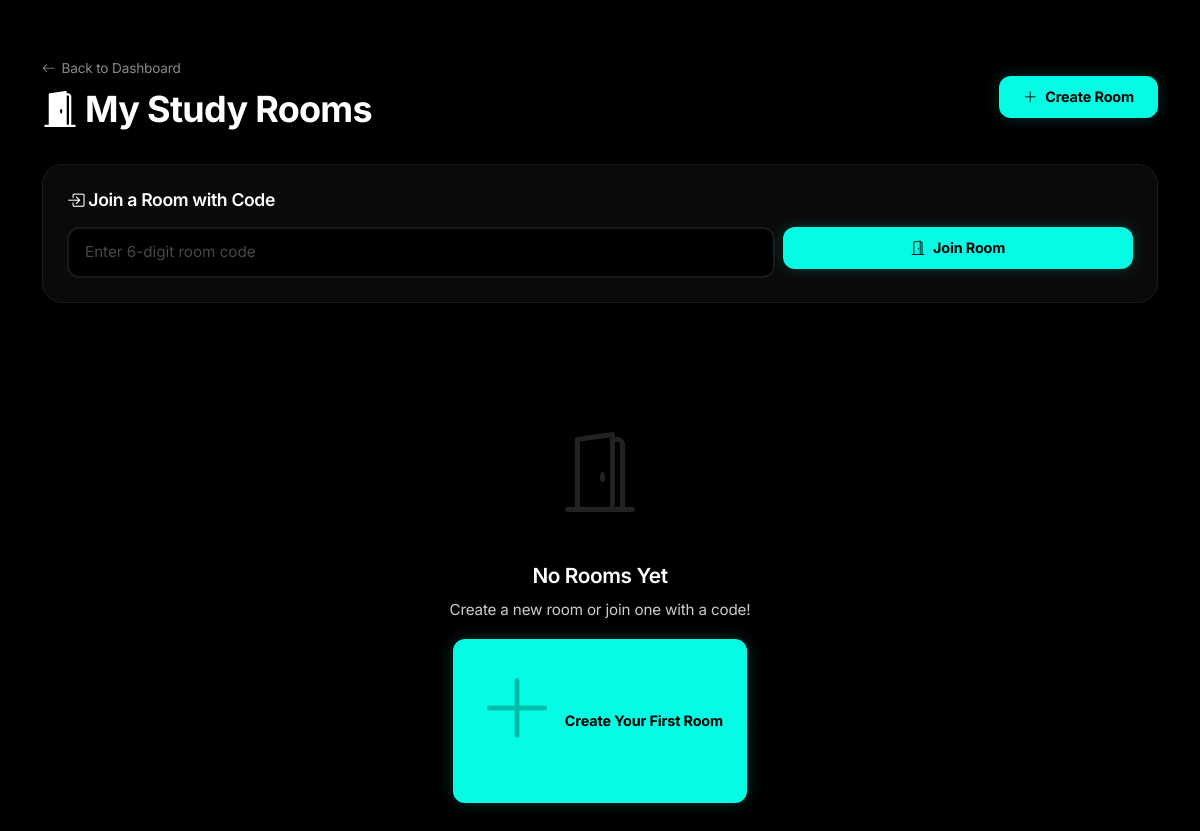
The app's page /rooms (signed in), older data.
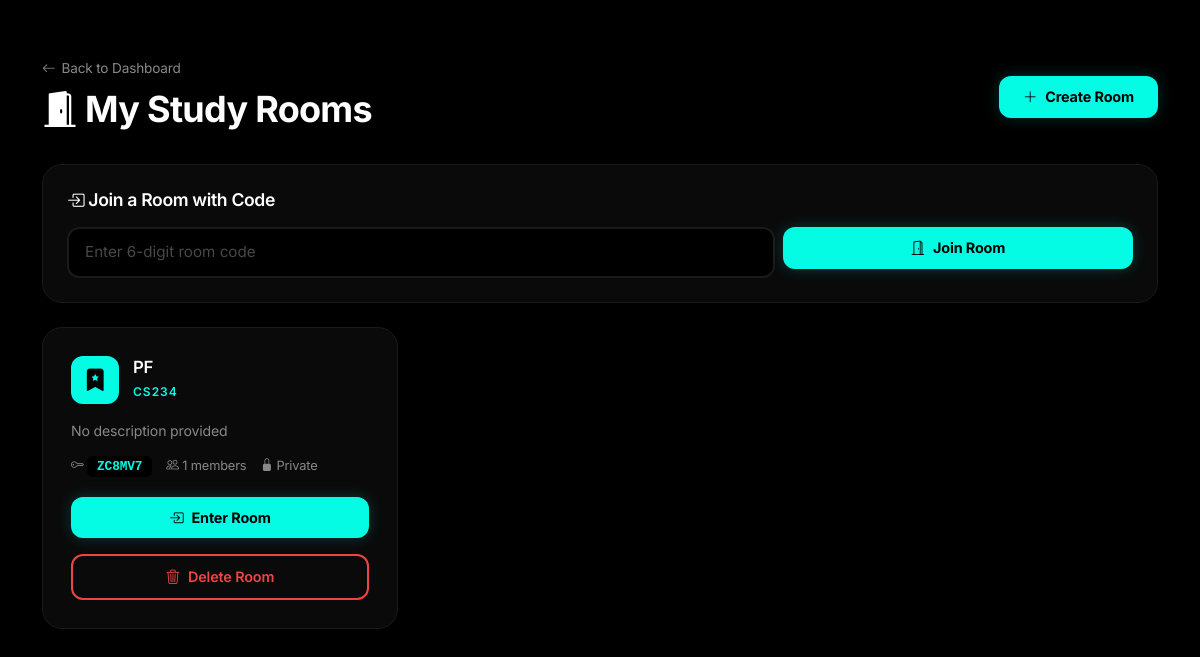
The same page, newer data.
### app.py (models this page shows)
class Room(db.Model):
    id = db.Column(db.Integer, primary_key=True)
    name = db.Column(db.String(100), nullable=False)
    description = db.Column(db.String(500))
    course_code = db.Column(db.String(20), unique=True, nullable=False)
    room_code = db.Column(db.String(6), unique=True, nullable=False)
    created_by = db.Column(db.Integer, db.ForeignKey('user.id', ondelete='CASCADE'), nullable=False)
    created_at = db.Column(db.DateTime, default=datetime.utcnow)
    is_private = db.Column(db.Boolean, default=False)
    room_password = db.Column(db.String(200), nullable=True)
    creator = db.relationship('User', foreign_keys=[created_by], backref='created_rooms')
    members = db.relationship('User', secondary=room_members, backref='joined_rooms')
    messages = db.relationship('ChatMessage', cascade='all, delete-orphan', backref='room', lazy=True)
    materials = db.relationship('StudyMaterial', cascade='all, delete-orphan', backref='room', lazy=True)

### app.py (the view)
@app.route('/rooms')
@login_required
def rooms():
    created = Room.query.filter_by(created_by=current_user.id).all()
    joined = current_user.joined_rooms
    room_ids = {r.id for r in created}
    all_rooms = created + [r for r in joined if r.id not in room_ids]
    return render_template('rooms.html', rooms=all_rooms)

### app.py (called while the page is built)
@login_manager.user_loader
def load_user(user_id):
    return db.session.get(User, int(user_id))

### templates/rooms.html (shortened to what the changed rows need)
{% extends "base.html" %}
{% block content %}
<div class="rooms-page">
    <div class="container py-4">
        <div class="rooms-header mb-4">
            <div class="row align-items-center">
                <div class="col-md-6">
                    <h2><i class="bi bi-door-open-fill"></i> My Study Rooms</h2>
                </div>
            </div>
        </div>
        {% if rooms %}
            <div class="row g-4">
                {% for room in rooms %}
                <div class="col-md-6 col-lg-4">
                    <div class="room-card">
                        <div class="room-card-body">
                            <div class="room-card-header">
                                <div class="room-icon-small">
                                    <i class="bi bi-bookmark-star-fill"></i>
                                </div>
                                <div>
                                    <h5>{{ room.name }}</h5>
                                    <span class="room-course">{{ room.course_code }}</span>
                                </div>
                            </div>
                            <p class="room-desc">{{ room.description or "No description provided" }}</p>
                            <div class="room-meta">
                                <span><i class="bi bi-key"></i> <code>{{ room.room_code }}</code></span>
                                <span><i class="bi bi-people"></i> {{ room.members|length }} members</span>
                                {% if room.is_private %}
                                <span><i class="bi bi-lock-fill"></i> Private</span>
                                {% endif %}
                            </div>
                            <div class="room-card-actions">
                                <a href="/rooms/{{ room.id }}" class="btn btn-primary-custom w-100">
                                    <i class="bi bi-box-arrow-in-right"></i> Enter Room
                                </a>
                                {% if room.created_by == current_user.id %}
                                <a href="/rooms/delete/{{ room.id }}" class="btn btn-outline-danger w-100 mt-2"
                                   onclick="return confirm('Delete this room permanently?')">
                                    <i class="bi bi-trash3"></i> Delete Room
                                </a>
                                {% endif %}
                            </div>
                        </div>
                    </div>
                </div>
                {% endfor %}
            </div>
        {% else %}
            <div class="empty-state">
                <i class="bi bi-door-open"></i>
                <h4>No Rooms Yet</h4>
                <p>Create a new room or join one with a code!</p>
                <a href="/rooms/create" class="btn btn-primary-custom">
                    <i class="bi bi-plus-lg"></i> Create Your First Room
                </a>
            </div>
        {% endif %}
    </div>
</div>
{% endblock %}

Row changes from the older to the newer data that the page shows:
added Room: name "PF", course_code "CS234", description "No description provided", room_code "ZC8MV7", members|length "1", is_private True (drawn)
Text that changed along with them:
text no longer shown: "No Rooms Yet Create a new room or join one with a code! Create Your First Room"
